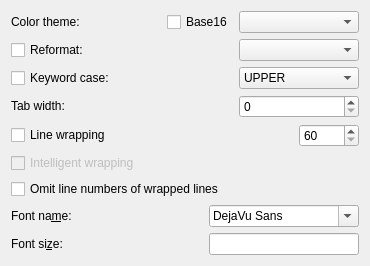
       <widget class="QWidget" name="page_formatting">
        <attribute name="title">
         <string>Formatting</string>
        </attribute>
        <layout class="QVBoxLayout" name="verticalLayout_6">
         <item>
          <layout class="QHBoxLayout" name="horizontalLayout_3">
           <property name="spacing">
            <number>6</number>
           </property>
           <item>
            <widget class="QLabel" name="label_5">
             <property name="sizePolicy">
              <sizepolicy hsizetype="Minimum" vsizetype="Minimum">
               <horstretch>0</horstretch>
               <verstretch>0</verstretch>
              </sizepolicy>
             </property>
             <property name="minimumSize">
              <size>
               <width>110</width>
               <height>0</height>
              </size>
             </property>
             <property name="maximumSize">
              <size>
               <width>110</width>
               <height>16777215</height>
              </size>
             </property>
             <property name="text">
              <string>Color theme:</string>
             </property>
             <property name="buddy">
              <cstring>comboTheme</cstring>
             </property>
            </widget>
           </item>
           <item>
            <spacer name="horizontalSpacer_7">
             <property name="orientation">
              <enum>Qt::Horizontal</enum>
             </property>
             <property name="sizeType">
              <enum>QSizePolicy::Expanding</enum>
             </property>
             <property name="sizeHint" stdset="0">
              <size>
               <width>40</width>
               <height>20</height>
              </size>
             </property>
            </spacer>
           </item>
           <item>
            <widget class="QCheckBox" name="cbUseBase16">
             <property name="sizePolicy">
              <sizepolicy hsizetype="Fixed" vsizetype="Fixed">
               <horstretch>0</horstretch>
               <verstretch>0</verstretch>
              </sizepolicy>
             </property>
             <property name="toolTip">
              <string>Toggle classic theme or Base16 theme selection.</string>
             </property>
             <property name="text">
              <string>Base16</string>
             </property>
            </widget>
           </item>
           <item>
            <widget class="QComboBox" name="comboTheme">
             <property name="sizePolicy">
              <sizepolicy hsizetype="MinimumExpanding" vsizetype="Fixed">
               <horstretch>0</horstretch>
               <verstretch>0</verstretch>
              </sizepolicy>
             </property>
             <property name="minimumSize">
              <size>
               <width>120</width>
               <height>0</height>
              </size>
             </property>
             <property name="maximumSize">
              <size>
               <width>200</width>
               <height>16777215</height>
              </size>
             </property>
             <property name="toolTip">
              <string>Select a colour theme.</string>
             </property>
             <property name="currentIndex">
              <number>-1</number>
             </property>
             <property name="sizeAdjustPolicy">
              <enum>QComboBox::AdjustToContents</enum>
             </property>
            </widget>
           </item>
          </layout>
         </item>
         <item>
          <layout class="QHBoxLayout" name="horizontalLayout_4">
           <item>
            <widget class="QCheckBox" name="cbReformat">
             <property name="toolTip">
              <string>Reformat and indent your code.
This feature is enabled for C, C++, C# and Java code.</string>
             </property>
             <property name="text">
              <string>Reformat:</string>
             </property>
            </widget>
           </item>
           <item>
            <widget class="QComboBox" name="comboReformat">
             <property name="sizePolicy">
              <sizepolicy hsizetype="Minimum" vsizetype="Fixed">
               <horstretch>0</horstretch>
               <verstretch>0</verstretch>
              </sizepolicy>
             </property>
             <property name="maximumSize">
              <size>
               <width>120</width>
               <height>16777215</height>
              </size>
             </property>
             <property name="toolTip">
              <string>Choose a formatting scheme.</string>
             </property>
             <property name="maxVisibleItems">
              <number>10</number>
             </property>
            </widget>
           </item>
          </layout>
         </item>
         <item>
          <layout class="QHBoxLayout" name="horizontalLayout_5">
           <item>
            <widget class="QCheckBox" name="cbKwCase">
             <property name="toolTip">
              <string>Change the keyword case.</string>
             </property>
             <property name="text">
              <string>Keyword case:</string>
             </property>
            </widget>
           </item>
           <item>
            <widget class="QComboBox" name="comboKwCase">
             <property name="sizePolicy">
              <sizepolicy hsizetype="Minimum" vsizetype="Fixed">
               <horstretch>0</horstretch>
               <verstretch>0</verstretch>
              </sizepolicy>
             </property>
             <property name="maximumSize">
              <size>
               <width>120</width>
               <height>16777215</height>
              </size>
             </property>
             <property name="toolTip">
              <string>Select a keyword case.</string>
             </property>
             <property name="sizeAdjustPolicy">
              <enum>QComboBox::AdjustToContents</enum>
             </property>
             <item>
              <property name="text">
               <string>UPPER</string>
              </property>
             </item>
             <item>
              <property name="text">
               <string>lower</string>
              </property>
             </item>
             <item>
              <property name="text">
               <string>Capitalize</string>
              </property>
             </item>
            </widget>
           </item>
          </layout>
         </item>
         <item>
          <layout class="QHBoxLayout" name="horizontalLayout_6">
           <item>
            <widget class="QLabel" name="label_6">
             <property name="sizePolicy">
              <sizepolicy hsizetype="Minimum" vsizetype="Fixed">
               <horstretch>0</horstretch>
               <verstretch>0</verstretch>
              </sizepolicy>
             </property>
             <property name="text">
              <string>Tab width:</string>
             </property>
             <property name="buddy">
              <cstring>sbTabWidth</cstring>
             </property>
            </widget>
           </item>
           <item>
            <widget class="QSpinBox" name="sbTabWidth">
             <property name="maximumSize">
              <size>
               <width>120</width>
               <height>16777215</height>
              </size>
             </property>
             <property name="toolTip">
              <string>Enter the number of spaces which replace a tab.
Set the width to 0 to keep tabs.</string>
             </property>
             <property name="maximum">
              <number>10</number>
             </property>
            </widget>
           </item>
          </layout>
         </item>
         <item>
          <layout class="QGridLayout" name="gridLayout_2">
           <item row="0" column="0">
            <widget class="QCheckBox" name="cbWrapping">
             <property name="toolTip">
              <string>Enable line wrapping.</string>
             </property>
             <property name="text">
              <string>Line wrapping</string>
             </property>
            </widget>
           </item>
           <item row="0" column="1">
            <widget class="QSpinBox" name="sbLineLength">
             <property name="maximumSize">
              <size>
               <width>60</width>
               <height>16777215</height>
              </size>
             </property>
             <property name="toolTip">
              <string>Enter the maximum line length.</string>
             </property>
             <property name="minimum">
              <number>60</number>
             </property>
             <property name="maximum">
              <number>120</number>
             </property>
             <property name="singleStep">
              <number>2</number>
             </property>
            </widget>
           </item>
           <item row="1" column="0" colspan="2">
            <widget class="QCheckBox" name="cbAdvWrapping">
             <property name="enabled">
              <bool>false</bool>
             </property>
             <property name="toolTip">
              <string>Indent statements and function parameters after wrapping.</string>
             </property>
             <property name="text">
              <string>Intelligent wrapping</string>
             </property>
            </widget>
           </item>
           <item row="2" column="0" colspan="2">
            <widget class="QCheckBox" name="cbOmitWrappedLineNumbers">
             <property name="toolTip">
              <string>Do not add line numbering to lines which were automatically wrapped.</string>
             </property>
             <property name="text">
              <string>Omit line numbers of wrapped lines</string>
             </property>
            </widget>
           </item>
          </layout>
         </item>
         <item>
          <layout class="QGridLayout" name="gridLayout_9">
           <item row="0" column="0">
            <widget class="QLabel" name="label_23">
             <property name="text">
              <string>Font na&amp;me:</string>
             </property>
             <property name="buddy">
              <cstring>comboFontName</cstring>
             </property>
            </widget>
           </item>
           <item row="0" column="1">
            <widget class="QFontComboBox" name="comboFontName">
             <property name="maximumSize">
              <size>
               <width>150</width>
               <height>16777215</height>
              </size>
             </property>
             <property name="font">
              <font>
               <family>MS Shell Dlg 2</family>
              </font>
             </property>
             <property name="toolTip">
              <string>Select or enter the font name. HTML supports a list of fonts, separated with comma.</string>
             </property>
             <property name="currentFont">
              <font>
               <family>DejaVu Sans</family>
              </font>
             </property>
            </widget>
           </item>
           <item row="1" column="0">
            <widget class="QLabel" name="label_4">
             <property name="text">
              <string>Font si&amp;ze:</string>
             </property>
             <property name="buddy">
              <cstring>leFontSize</cstring>
             </property>
            </widget>
           </item>
           <item row="1" column="1">
            <widget class="QLineEdit" name="leFontSize">
             <property name="sizePolicy">
              <sizepolicy hsizetype="Preferred" vsizetype="Fixed">
               <horstretch>0</horstretch>
               <verstretch>0</verstretch>
              </sizepolicy>
             </property>
             <property name="maximumSize">
              <size>
               <width>150</width>
               <height>16777215</height>
              </size>
             </property>
             <property name="toolTip">
              <string>Enter the font size.</string>
             </property>
            </widget>
           </item>
          </layout>
         </item>
        </layout>
       </widget>
